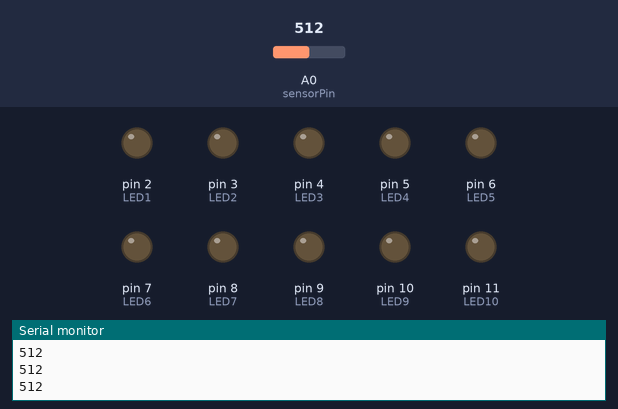
Recording of a sketch running on a simulated Arduino Uno, built with avr-gcc and run on an emulated ATmega328P. Parts: output pins drawn as LEDs (lit = HIGH), the last lines printed to the serial monitor. The inputs (shaded band) are chosen by the test bench; at power-on: A0 (sensorPin) = 512.

Above: at 1.2 s.
1.3 s: A0 (sensorPin) set to 694
2.8 s: A0 (sensorPin) set to 716
At 3.3 s:
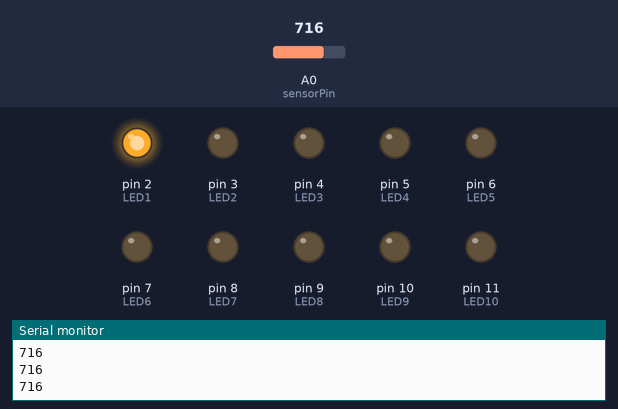
4.3 s: A0 (sensorPin) set to 747
At 5.5 s:
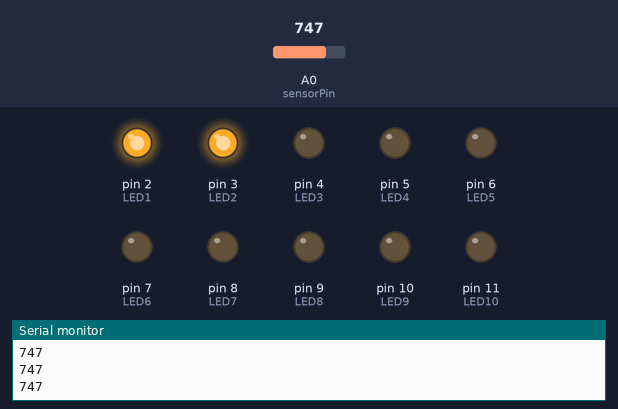
5.8 s: A0 (sensorPin) set to 761
7.3 s: A0 (sensorPin) set to 782
At 7.9 s:
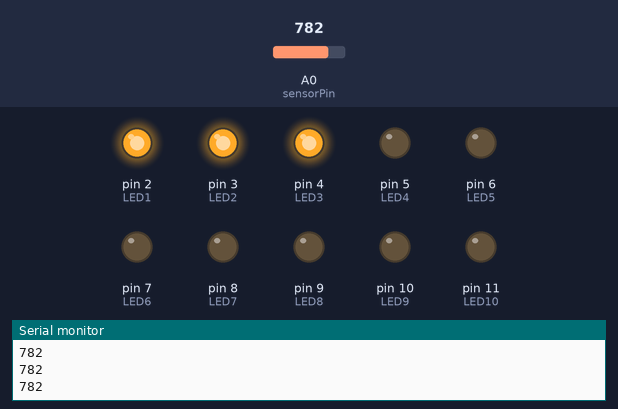
8.8 s: A0 (sensorPin) set to 511
At 9.1 s:
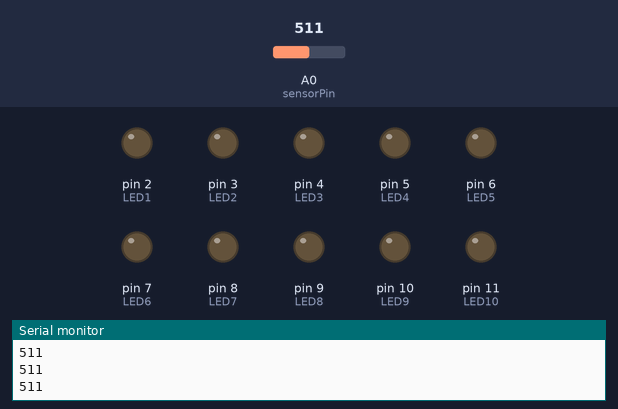
Timing chart, 0 to 11.3 s (numbered marks = the images above; inputs shaded):
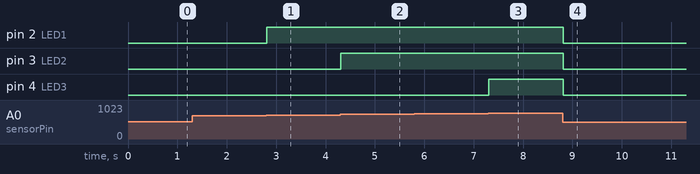

The sketch:

201-Light-Sensor-With-LEDs.ino
```cpp
/* Project 201 - Light Sensor with LEDs
Use a photoresistor to read the light level and use the LEDs to indicate whether it's bright or dark.
Calibrate the sensor so the ambient light level illuminates 1 LED and maximum illuminates 10 LEDs.
*/

// These variables are used to show how the devices are connected to the HERO pins
int sensorPin = A0; // select the "analog zero" input pin for probing the photoresistor
int LED1 = 2;
int LED2 = 3;
int LED3 = 4;
int LED4 = 5;
int LED5 = 6;
int LED6 = 7;
int LED7 = 8;
int LED8 = 9;
int LED9 = 10;
int LED10 = 11;

// These variables must be set to zero before the loop() function is run
int sensorValue = 0; // variable that we'll use to store the value reading from the sensor
int LEDinterval = 0; // Initialize the LED interval

/* These two values must be input by the programmer and will vary according to your ambient
light conditions. When the program is uploaded to the HERO board, you must select the serial
monitor and read the sensor value that is printed to the screen. Take this value and copy it below
for the sensorLowValue
Next, take a torch and shine it as close as you can to the photoresistor. Read the new value on
the serial monitor and copy it below for the sensorHighValue.
This is used to callibrate your project for your current light conditions.
*/
int sensorLowValue = 668; // This is the lowest reading with the ambient light conditions
int sensorHighValue = 1010; // This is the highest reading when light is shone on sensor

void setup() {

  Serial.begin(9600); // This is used to set up the serial monitor

  /* Use the high and low light level values, along with the number of LEDs to determine how much light
  should be associated with each LED before switching on the next one.
  */
  int sensorRange = sensorHighValue - sensorLowValue;
  LEDinterval = int(sensorRange/10); // This is the range expected on the sensor divided by the number of LEDs

  // Set up the LEDs as outputs
  pinMode(LED1, OUTPUT);
  pinMode(LED2, OUTPUT);
  pinMode(LED3, OUTPUT);
  pinMode(LED4, OUTPUT);
  pinMode(LED5, OUTPUT);
  pinMode(LED6, OUTPUT);
  pinMode(LED7, OUTPUT);
  pinMode(LED8, OUTPUT);
  pinMode(LED9, OUTPUT);
  pinMode(LED10, OUTPUT);

  // Set up the Photoresistor sensor pin as an input
  pinMode(sensorPin, INPUT);
}

void loop() {
  // Read the analog sensor value and send it to serial monitor
  sensorValue = analogRead(sensorPin);

  /*Read the analog sensor value and send it to the serial monitor and make a note of
  the lowest and highest reading in order to callibrate your display */
  Serial.println(sensorValue);

  // Calculate the number of LEDs to light up
  int noLEDs = int((sensorValue - sensorLowValue)/LEDinterval);

  // Turn the LEDs off if they are above the expected number of LEDs

  if (noLEDs < 10) {
    digitalWrite(LED10, LOW);
  }
  if (noLEDs < 9) {
    digitalWrite(LED9, LOW);
  }
  if (noLEDs < 8) {
    digitalWrite(LED8, LOW);
  }
  if (noLEDs < 7) {
    digitalWrite(LED7, LOW);
  }
  if (noLEDs < 6) {
    digitalWrite(LED6, LOW);
  }
  if (noLEDs < 5) {
    digitalWrite(LED5, LOW);
  }
  if (noLEDs < 4) {
    digitalWrite(LED4, LOW);
  }
  if (noLEDs < 3) {
    digitalWrite(LED3, LOW);
  }
  if (noLEDs < 2) {
    digitalWrite(LED2, LOW);
  }
  if (noLEDs < 1) {
    digitalWrite(LED1, LOW);
  }

  // Turn the LEDs on if they are under the expected number of LEDs
  if (noLEDs >= 1) {
    digitalWrite(LED1, HIGH);
  }
  if (noLEDs >= 2) {
    digitalWrite(LED2, HIGH);
  }
  if (noLEDs >= 3) {
    digitalWrite(LED3, HIGH);
  }
  if (noLEDs >= 4) {
    digitalWrite(LED4, HIGH);
  }
  if (noLEDs >= 5) {
    digitalWrite(LED5, HIGH);
  }
  if (noLEDs >= 6) {
    digitalWrite(LED6, HIGH);
  }
  if (noLEDs >= 7) {
    digitalWrite(LED7, HIGH);
  }
  if (noLEDs >= 8) {
    digitalWrite(LED8, HIGH);
  }
  if (noLEDs >= 9) {
    digitalWrite(LED9, HIGH);
  }
  if (noLEDs >= 10) {
    digitalWrite(LED10, HIGH);
  }
}
```

Measured:
- the behaviour switches between 701 and 702 on A0 (sensorPin) (found by bisection; images 0 and 1)
- the behaviour switches between 735 and 736 on A0 (sensorPin) (found by bisection; images 1 and 2)
- the behaviour switches between 769 and 770 on A0 (sensorPin) (found by bisection; images 2 and 3)
- after the input at 2.8 s, pin 2 (LED1): LOW → HIGH at once
- after the input at 4.3 s, pin 3 (LED2): LOW → HIGH at once
- after the input at 7.3 s, pin 4 (LED3): LOW → HIGH at once
- after the input at 8.8 s, pin 2 (LED1), pin 3 (LED2), pin 4 (LED3): HIGH → LOW at once
